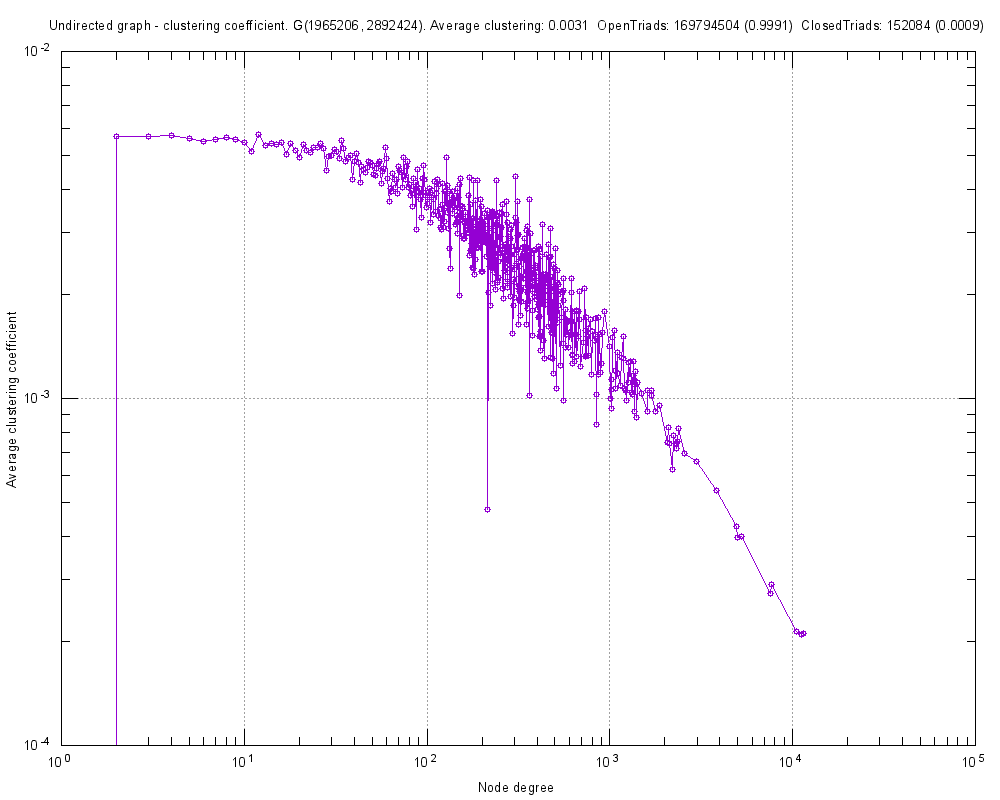

Write the gnuplot code that produced this figure.
#
# Undirected graph - clustering coefficient. G(1965206, 2892424). Average clustering: 0.0031  OpenTriads: 169794504 (0.9991)  ClosedTriads: 152084 (0.0009) (Fri Mar 03 02:03:38 2017)
#

set title "Undirected graph - clustering coefficient. G(1965206, 2892424). Average clustering: 0.0031  OpenTriads: 169794504 (0.9991)  ClosedTriads: 152084 (0.0009)"
set key bottom right
set logscale xy 10
set format x "10^{%L}"
set mxtics 10
set format y "10^{%L}"
set mytics 10
set grid
set xlabel "Node degree"
set ylabel "Average clustering coefficient"
set tics scale 2
set terminal png font arial 10 size 1000,800
set output 'ccf.ScaleFreeClustCf.png'
plot 	"ccf.ScaleFreeClustCf.tab" using 1:2 title "" with linespoints pt 6
